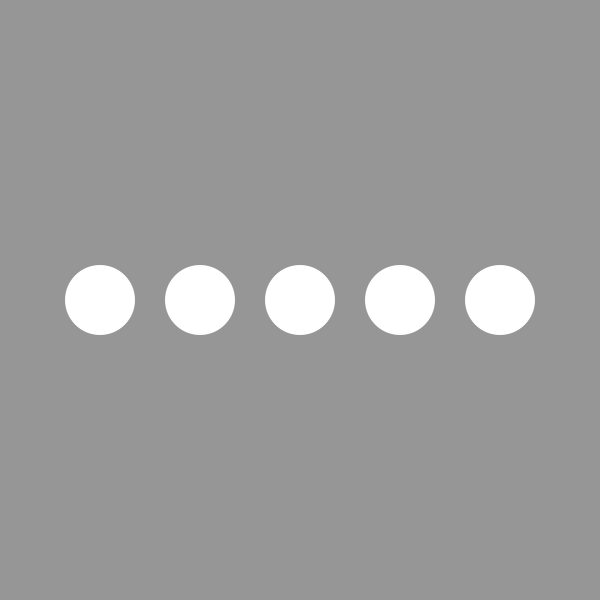
Frame 1 (no input)
Frame 60 (the mouse pressed at the canvas centre just before this capture): identical to frame 1, image omitted
Frame 120 (the mouse held since frame 60 and released just before this capture): identical to frame 1, image omitted

The Processing sketch that drew this single still picture (run headless with seeded random() and noise(); from frame 60 on, the mouse is pressed at the canvas centre):

// Processing sketch: arrays1
// ── arrays1.pde
// Code 1 FA_18
// Bryan Ma

// this code uses 5 separate floats to store the positions being used to draw 5 ellipses.

// change the code so that instead of using 5 separate floats, use one array of floats.
// then loop through the array to draw the ellipses, instead of drawing them one by one.


//float x1 = 100;
//float x2 = 200;
//float x3 = 300; 
//float x4 = 400;
//float x5 = 500;
float [] positions = {100,200,300,400,500};

void setup() {
  size(600, 600);
  noStroke();
}
void draw() {
  background(150);
  for (int i = 0; i<5; i++) {
  ellipse(positions[i], height/2, 70, 70);
  }
}
